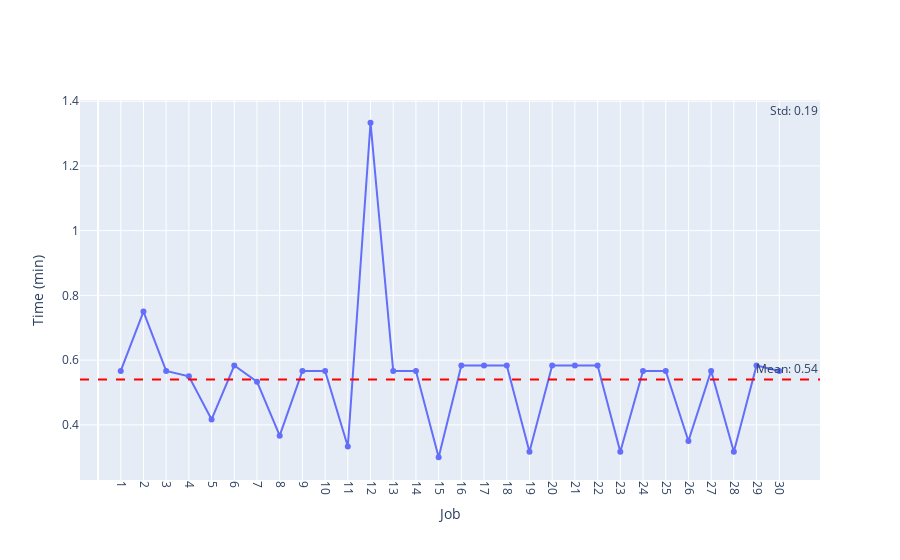
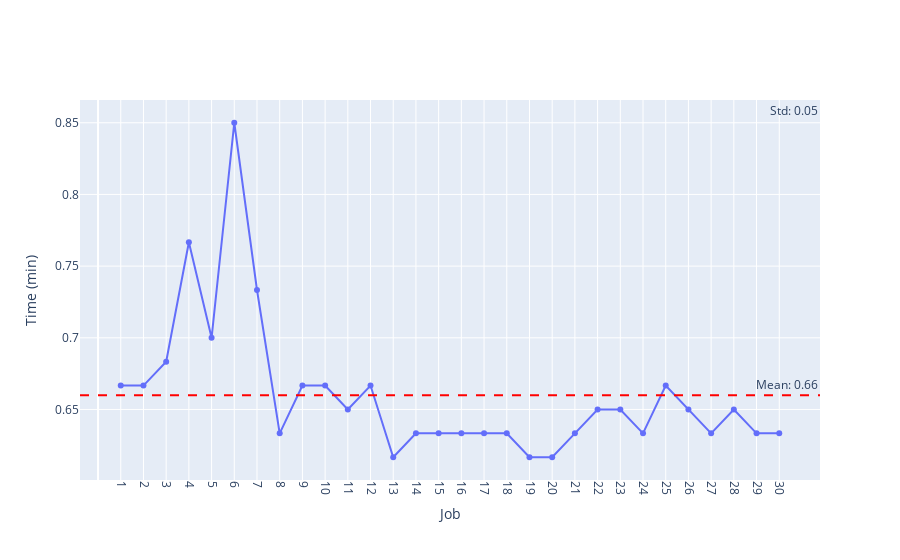
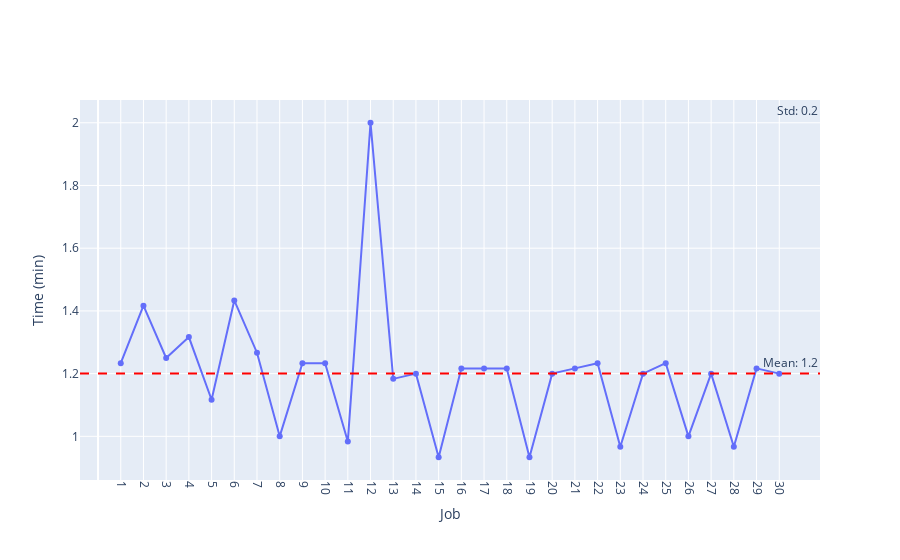

Write notebook code for charts like these, in order.
### Code cell
mean_queue, std_queue = plot(queues, containers, "Queue Time")
mean_service, std_service = plot(services, containers, "Service Time")
mean_response, std_response = plot(responses, containers, "Response Time")

print(f"Mean Queue Time: {mean_queue}")
print(f"Std Queue Time: {std_queue}")
print(f"Mean Service Time: {mean_service}")
print(f"Std Service Time: {std_service}")
print(f"Mean Response Time: {mean_response}")
print(f"Std Response Time: {std_response}")

### Figure 1 — Plotly figure (JSON) as saved in the notebook; plotly's stock layout.template omitted (floating-point values rounded to 4 significant figures)
{"data": [{"mode": "lines+markers", "name": "Queue Time", "type": "scatter", "x": [1, 2, 3, 4, 5, 6, 7, 8, 9, 10, 11, 12, 13, 14, 15, 16, 17, 18, 19, 20, 21, 22, 23, 24, 25, 26, 27, 28, 29, 30], "y": [0.5667, 0.75, 0.5667, 0.55, 0.4167, 0.5833, 0.5333, 0.3667, 0.5667, 0.5667, 0.3333, 1.333, 0.5667, 0.5667, 0.3, 0.5833, 0.5833, 0.5833, 0.3167, 0.5833, 0.5833, 0.5833, 0.3167, 0.5667, 0.5667, 0.35, 0.5667, 0.3167, 0.5833, 0.5667]}], "layout": {"annotations": [{"showarrow": false, "text": "Mean: 0.54", "x": 1, "xanchor": "right", "xref": "x domain", "y": 0.5406, "yanchor": "bottom", "yref": "y"}, {"showarrow": false, "text": "Std: 0.19", "x": 1, "xref": "paper", "y": 1, "yref": "paper"}], "shapes": [{"line": {"color": "red", "dash": "dash"}, "type": "line", "x0": 0, "x1": 1, "xref": "x domain", "y0": 0.5406, "y1": 0.5406, "yref": "y"}], "xaxis": {"tickangle": 90, "tickvals": [1, 2, 3, 4, 5, 6, 7, 8, 9, 10, 11, 12, 13, 14, 15, 16, 17, 18, 19, 20, 21, 22, 23, 24, 25, 26, 27, 28, 29, 30], "title": {"text": "Job"}}, "yaxis": {"title": {"text": "Time (min)"}}}}

### Figure 2 — Plotly figure (JSON) as saved in the notebook; plotly's stock layout.template omitted (floating-point values rounded to 4 significant figures)
{"data": [{"mode": "lines+markers", "name": "Service Time", "type": "scatter", "x": [1, 2, 3, 4, 5, 6, 7, 8, 9, 10, 11, 12, 13, 14, 15, 16, 17, 18, 19, 20, 21, 22, 23, 24, 25, 26, 27, 28, 29, 30], "y": [0.6667, 0.6667, 0.6833, 0.7667, 0.7, 0.85, 0.7333, 0.6333, 0.6667, 0.6667, 0.65, 0.6667, 0.6167, 0.6333, 0.6333, 0.6333, 0.6333, 0.6333, 0.6167, 0.6167, 0.6333, 0.65, 0.65, 0.6333, 0.6667, 0.65, 0.6333, 0.65, 0.6333, 0.6333]}], "layout": {"annotations": [{"showarrow": false, "text": "Mean: 0.66", "x": 1, "xanchor": "right", "xref": "x domain", "y": 0.66, "yanchor": "bottom", "yref": "y"}, {"showarrow": false, "text": "Std: 0.05", "x": 1, "xref": "paper", "y": 1, "yref": "paper"}], "shapes": [{"line": {"color": "red", "dash": "dash"}, "type": "line", "x0": 0, "x1": 1, "xref": "x domain", "y0": 0.66, "y1": 0.66, "yref": "y"}], "xaxis": {"tickangle": 90, "tickvals": [1, 2, 3, 4, 5, 6, 7, 8, 9, 10, 11, 12, 13, 14, 15, 16, 17, 18, 19, 20, 21, 22, 23, 24, 25, 26, 27, 28, 29, 30], "title": {"text": "Job"}}, "yaxis": {"title": {"text": "Time (min)"}}}}

### Figure 3 — Plotly figure (JSON) as saved in the notebook; plotly's stock layout.template omitted (floating-point values rounded to 4 significant figures)
{"data": [{"mode": "lines+markers", "name": "Response Time", "type": "scatter", "x": [1, 2, 3, 4, 5, 6, 7, 8, 9, 10, 11, 12, 13, 14, 15, 16, 17, 18, 19, 20, 21, 22, 23, 24, 25, 26, 27, 28, 29, 30], "y": [1.233, 1.417, 1.25, 1.317, 1.117, 1.433, 1.267, 1, 1.233, 1.233, 0.9833, 2, 1.183, 1.2, 0.9333, 1.217, 1.217, 1.217, 0.9333, 1.2, 1.217, 1.233, 0.9667, 1.2, 1.233, 1, 1.2, 0.9667, 1.217, 1.2]}], "layout": {"annotations": [{"showarrow": false, "text": "Mean: 1.2", "x": 1, "xanchor": "right", "xref": "x domain", "y": 1.201, "yanchor": "bottom", "yref": "y"}, {"showarrow": false, "text": "Std: 0.2", "x": 1, "xref": "paper", "y": 1, "yref": "paper"}], "shapes": [{"line": {"color": "red", "dash": "dash"}, "type": "line", "x0": 0, "x1": 1, "xref": "x domain", "y0": 1.201, "y1": 1.201, "yref": "y"}], "xaxis": {"tickangle": 90, "tickvals": [1, 2, 3, 4, 5, 6, 7, 8, 9, 10, 11, 12, 13, 14, 15, 16, 17, 18, 19, 20, 21, 22, 23, 24, 25, 26, 27, 28, 29, 30], "title": {"text": "Job"}}, "yaxis": {"title": {"text": "Time (min)"}}}}
